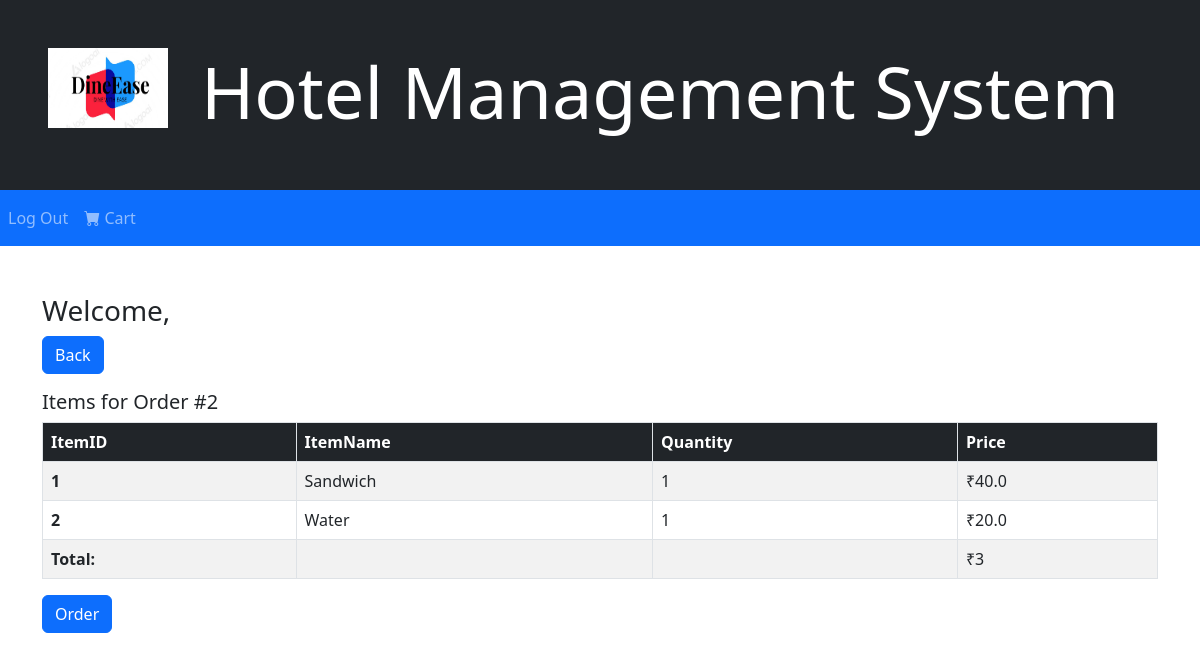
/orders/2 (signed in), run on the app's committed database.
### tables this page shows
CREATE TABLE "OrderItems" (
	"OrderItemID"	INTEGER NOT NULL UNIQUE,
	"OrderID"	INTEGER,
	"ItemID"	INTEGER,
	"ItemQuantity"	INTEGER,
	FOREIGN KEY("ItemID") REFERENCES "Items"("itemID"),
	FOREIGN KEY("OrderID") REFERENCES "Orders"("OrderID"),
	PRIMARY KEY("OrderItemID" AUTOINCREMENT)
);

CREATE TABLE "Items" (
	"itemID"	INTEGER NOT NULL UNIQUE,
	"ItemName"	TEXT UNIQUE,
	"ItemDescription"	TEXT,
	"ItemPrice"	REAL,
	"Category"	TEXT,
	PRIMARY KEY("itemID" AUTOINCREMENT)
);

### prototype.py (the view)
@app.route("/orders/<OrderID>")
def vieworder(OrderID): #OrderID is passed through
    try: #fetches orderitems from the database
        orderitems = fetchQuery(f"SELECT OrderItems.ItemID, Items.ItemName, ItemQuantity, Items.ItemPrice FROM OrderItems INNER JOIN Items on items.ItemID = OrderItems.ItemID WHERE OrderID = {OrderID}")
        print(orderitems)
        orderlists = []
        count = 0
        for item in orderitems: #changes the price to the product of price and quantity, for total price for every item
            orderlist = list(orderitems[count]) #by converting the query result to a list so it can be changed
            orderlist[3] = orderlist[3]*orderlist[2]
            orderlists.append(orderlist)
            count +=1
        orderitems = tuple(orderlists) #converts back into a tuple
        print(orderitems)
        orderprice = fetchQuery(f"SELECT TotalPrice FROM Orders WHERE OrderID = {OrderID}") #fetches orderprice from database
    except:
        orderprice=0
        orderitems=0
        print("exception")
    return render_template("vieworder.html", orderprice=orderprice[0][0], orderitems=orderitems, username = session["login"]["username"], OrderID = OrderID)#renders the page with appropriate variables

### prototype.py (called while the page is built)
def fetchQuery(query):
    sqlite3.connect(db).row_factory = sqlite3.Row #sets up row factory
    cur=sqlite3.connect(db).cursor()
    cur.execute(query)
    result = cur.fetchall() # stores the query results
    return result

### templates/vieworder.html (shortened to what this page needs)
<html>
    <head>
        <link rel="stylesheet" href="../static/css/styles.css"/>
        <link rel="stylesheet" href="https://cdn.jsdelivr.net/npm/bootstrap-icons@1.5.0/font/bootstrap-icons.css">
        <link href="https://cdn.jsdelivr.net/npm/bootstrap@5.2.0/dist/css/bootstrap.min.css" rel="stylesheet">
    </head>
    <body>
        <div class="container-fluid bg-dark text-white text-left p-5 w-100">
            <img src="../static/images/logo.png" class="float-start" style="width:120px;height:80px">
            <h1 class="display-2" style="text-align: center;" >Hotel Management System</h1>
        </div>
        <nav class="navbar navbar-expand-sm bg-primary navbar-dark sticky-top">
            <ul class="navbar-nav nav">
              <li class="nav-item">
                    <a class="nav-link" href="/login">Log Out</a>
              </li>
            </ul>
            <ul class="navbar-nav nav mr-3 float-end">
              <li class="nav-item">
                <a class="nav-link" href="/retail/cart"><i class="bi bi-cart-fill"></i> Cart</a>
              </li>
            </ul>
        </nav>
        <div class="container my-5">
            <p class="h3">Welcome, {{ username }}</p>
            {% if username == "admin" %}
                <a href="/staff" class="btn btn-primary">Back</a>
            {% else %}
                <a href="/retail/options" class="btn btn-primary">Back</a>
            {% endif %}
            <p class="h3 lead w-10 mt-3">Items for Order #{{ OrderID }}</p>
            <table class="table table-striped table-bordered">
                <thead class="bg-dark text-white">
                    <tr>
                        <th scope="col">ItemID</th>
                        <th scope="col">ItemName</th>
                        <th scope="col">Quantity</th>
                        <th scope="col">Price</th>
                    </tr>
                </thead>
                <tbody>
                    {% for row in orderitems %}
                        <tr>
                            <th scope="row">{{ row[0] }}</th>
                            <td>{{ row[1] }}</td>
                            <td>{{ row[2] }}</td>
                            <td>₹{{ row[3] }}</td>
                        </tr>
                    {% endfor %}
                    <tr>
                        <th scope="row">Total:</th>
                        <td></td>
                        <td></td>
                        <td>₹{{ orderprice }}</td>
                    </tr>
                </tbody>
            </table>
            <button onclick="reorder({{ OrderID }})" class="btn btn-primary">Order</button>
        </div>
    </body>
</html>

### data on the page
OrderItems: ItemID "1", ItemName "Sandwich", ItemQuantity "1", ItemPrice "40.0"
OrderItems: ItemID "2", ItemName "Water", ItemQuantity "1", ItemPrice "20.0"

### other printed values
{{ OrderID }} "2"
{{ orderprice }} "3"
